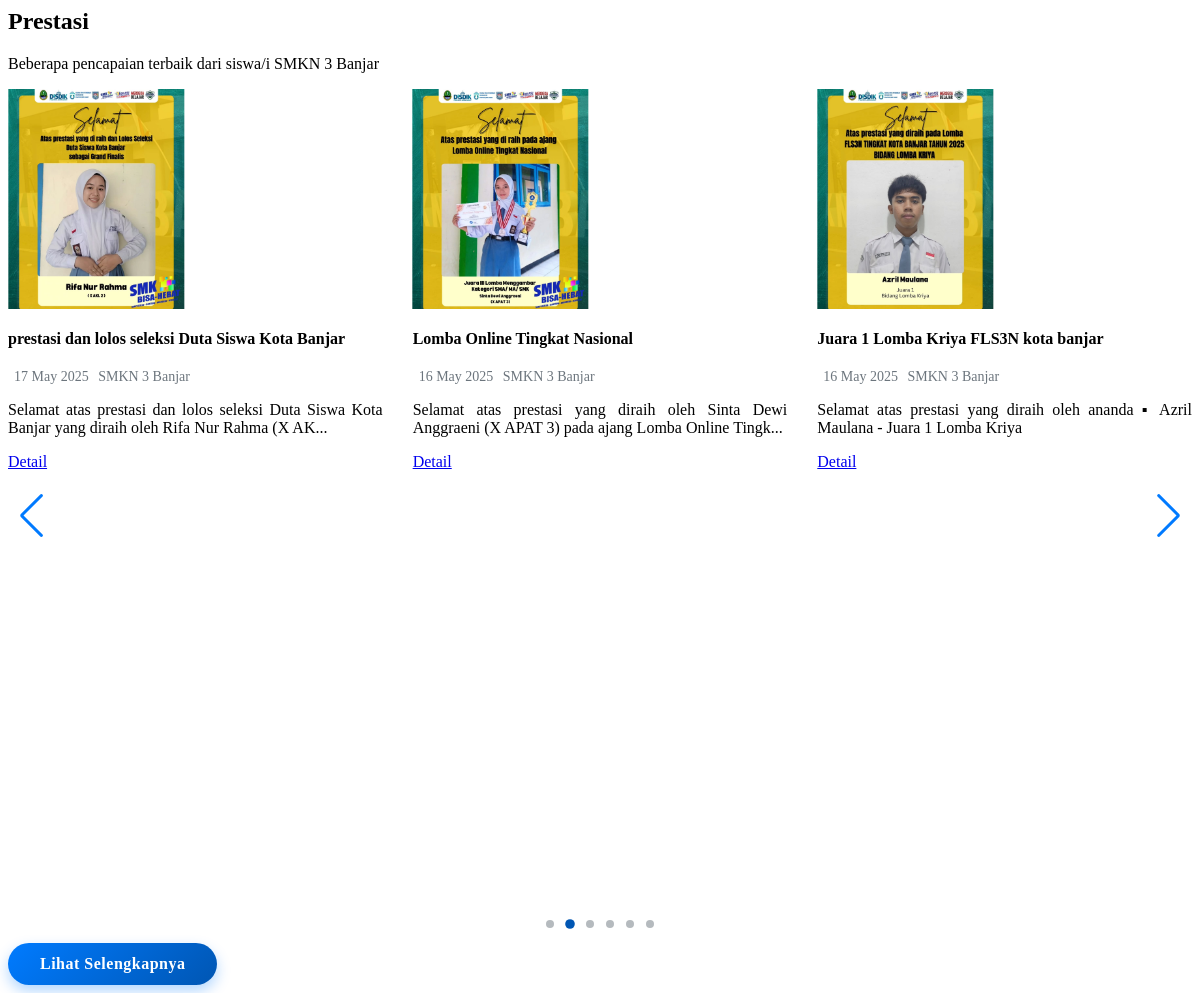
/frontend/sections/prestasi.php, run on the app's committed database.
### tables this page shows
CREATE TABLE `achievements` (
  `id` bigint NOT NULL,
  `image` varchar(200) NOT NULL,
  `author` varchar(100) DEFAULT NULL,
  `date` date DEFAULT NULL,
  `title` varchar(200) NOT NULL,
  `description` text NOT NULL
);

### frontend/sections/prestasi.php (the view, shortened to what this page needs)
<?php
include '../config/connection.php';
$qAchievements = "SELECT * FROM achievements ORDER BY id DESC";
$result = mysqli_query($connect, $qAchievements) or die(mysqli_error($connect));
?>
<section id="achievements" class="achievements section section-bg dark-background">
    <div class="container section-title" data-aos="fade-up">
        <h2>Prestasi</h2>
        <p>Beberapa pencapaian terbaik dari siswa/i SMKN 3 Banjar</p>
    </div>
    <div class="container">
        <div class="swiper achievements-slider" data-aos="fade-up" data-aos-delay="100">
            <div class="swiper-wrapper">
                <?php while ($row = mysqli_fetch_object($result)):
                    $imagePath = !empty($row->image)
                        ? "../storages/achievements/" . htmlspecialchars($row->image)
                        : "../assets/img/no-image.png";
                    $desc = strip_tags($row->description);
                ?>
                    <div class="swiper-slide">
                        <div class="card h-100 shadow-sm border-0 text-center">
                            <img src="<?= $imagePath ?>"
                                alt="<?= htmlspecialchars($row->title) ?>"
                                class="card-img-top"
                                style="height:220px; object-fit:cover;">
                            <div class="card-body d-flex flex-column text-start">
                                <h4 class="card-title fw-bold mb-2">
                                    <?= htmlspecialchars($row->title) ?>
                                </h4>
                                <div class="meta-info d-flex gap-3 mb-2">
                                    <span><i class="bi bi-calendar3"></i><?= date("d M Y", strtotime($row->date)) ?></span>
                                    <span><i class="bi bi-person"></i><?= htmlspecialchars($row->author) ?></span>
                                </div>
                                <p class="card-text text-dark mb-3" style="text-align:justify; flex-grow:1;">
                                    <?= strlen($desc) > 100 ? substr($desc, 0, 100) . "..." : $desc ?>
                                </p>
                                <a href="<?= $imagePath ?>"
                                    title="<?= htmlspecialchars($row->title) . ' - ' . htmlspecialchars($desc) ?>"
                                    data-gallery="gallery-achievements"
                                    class="btn btn-sm btn-outline-primary glightbox mt-auto align-self-start">
                                    <i class="bi bi-zoom-in"></i> Detail
                                </a>
                            </div>
                        </div>
                    </div>
                <?php endwhile; ?>
            </div>
            <div class="swiper-pagination"></div>
            <div class="swiper-button-prev"></div>
            <div class="swiper-button-next"></div>
        </div>
        <div class="text-center mt-5">
            <a href="semua_prestasi.php" class="btn-blue-gradient">Lihat Selengkapnya</a>
        </div>
    </div>
</section>
<link rel="stylesheet" href="https://cdn.jsdelivr.net/npm/swiper@11/swiper-bundle.min.css" />

### frontend/sections/prestasi.php (style rules this page uses)
.btn-blue-gradient { display: inline-block; padding: 12px 32px; border-radius: 50px; background: linear-gradient(135deg, #007bff, #0056b3); color: #fff !important; font-weight: 600; font-size: 16px; text-decoration: none; transition: all 0.3s ease; box-shadow: 0 6px 14px rgba(0, 123, 255, 0.3); letter-spacing: 0.5px; }
.meta-info { font-size: 14px; color: #6c757d; margin-bottom: 10px; }
.swiper.achievements-slider { position: relative !important; padding-bottom: 70px !important; }
.swiper.achievements-slider > .swiper-pagination { position: absolute !important; bottom: 15px !important; left: 0 !important; width: 100% !important; text-align: center !important; z-index: 10 !important; }

### data on the page
achievements: image (picture), title "prestasi dan lolos seleksi Duta Siswa Kota Banjar", date "17 May 2025", author "SMKN 3 Banjar", description "Selamat atas prestasi dan lolos seleksi Duta Siswa Kota Banjar yang diraih oleh Rifa Nur Rahma (X AK"
achievements: image (picture), title "Lomba Online Tingkat Nasional", date "16 May 2025", author "SMKN 3 Banjar", description "Selamat atas prestasi yang diraih oleh Sinta Dewi Anggraeni (X APAT 3) pada ajang Lomba Online Tingk"
achievements: image (picture), title "Juara 1 Lomba Kriya FLS3N kota banjar", date "16 May 2025", author "SMKN 3 Banjar", description "Selamat atas prestasi yang diraih oleh ananda ▪︎ Azril Maulana - Juara 1 Lomba Kriya"
